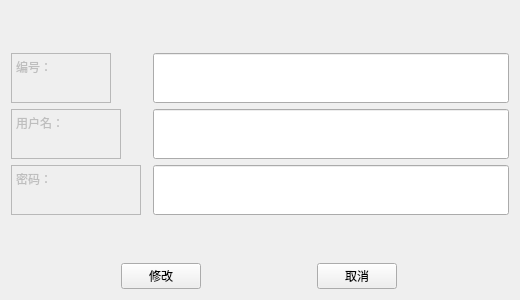
<?xml version="1.0" encoding="UTF-8"?>
<ui version="4.0">
 <class>PatientInfo</class>
 <widget class="QWidget" name="PatientInfo">
  <property name="windowModality">
   <enum>Qt::ApplicationModal</enum>
  </property>
  <property name="geometry">
   <rect>
    <x>0</x>
    <y>0</y>
    <width>520</width>
    <height>300</height>
   </rect>
  </property>
  <property name="minimumSize">
   <size>
    <width>520</width>
    <height>300</height>
   </size>
  </property>
  <property name="maximumSize">
   <size>
    <width>520</width>
    <height>300</height>
   </size>
  </property>
  <property name="windowTitle">
   <string>更新患者信息</string>
  </property>
  <layout class="QVBoxLayout" name="verticalLayout">
   <item>
    <layout class="QFormLayout" name="formLayout_2">
     <property name="fieldGrowthPolicy">
      <enum>QFormLayout::ExpandingFieldsGrow</enum>
     </property>
     <property name="labelAlignment">
      <set>Qt::AlignLeading|Qt::AlignLeft|Qt::AlignVCenter</set>
     </property>
     <property name="formAlignment">
      <set>Qt::AlignLeading|Qt::AlignLeft|Qt::AlignVCenter</set>
     </property>
     <property name="horizontalSpacing">
      <number>12</number>
     </property>
     <item row="0" column="0">
      <widget class="QTextEdit" name="textEdit">
       <property name="enabled">
        <bool>false</bool>
       </property>
       <property name="sizePolicy">
        <sizepolicy hsizetype="Expanding" vsizetype="Fixed">
         <horstretch>0</horstretch>
         <verstretch>0</verstretch>
        </sizepolicy>
       </property>
       <property name="minimumSize">
        <size>
         <width>100</width>
         <height>50</height>
        </size>
       </property>
       <property name="maximumSize">
        <size>
         <width>100</width>
         <height>50</height>
        </size>
       </property>
       <property name="html">
        <string>&lt;!DOCTYPE HTML PUBLIC &quot;-//W3C//DTD HTML 4.0//EN&quot; &quot;http://www.w3.org/TR/REC-html40/strict.dtd&quot;&gt;
&lt;html&gt;&lt;head&gt;&lt;meta name=&quot;qrichtext&quot; content=&quot;1&quot; /&gt;&lt;style type=&quot;text/css&quot;&gt;
p, li { white-space: pre-wrap; }
&lt;/style&gt;&lt;/head&gt;&lt;body style=&quot; font-family:'SimSun'; font-size:9pt; font-weight:400; font-style:normal;&quot;&gt;
&lt;p style=&quot; margin-top:0px; margin-bottom:0px; margin-left:0px; margin-right:0px; -qt-block-indent:0; text-indent:0px;&quot;&gt;编号：&lt;/p&gt;&lt;/body&gt;&lt;/html&gt;</string>
       </property>
      </widget>
     </item>
     <item row="0" column="1">
      <widget class="QLineEdit" name="noEdit">
       <property name="sizePolicy">
        <sizepolicy hsizetype="Expanding" vsizetype="Preferred">
         <horstretch>0</horstretch>
         <verstretch>0</verstretch>
        </sizepolicy>
       </property>
       <property name="minimumSize">
        <size>
         <width>0</width>
         <height>50</height>
        </size>
       </property>
       <property name="maximumSize">
        <size>
         <width>16777215</width>
         <height>50</height>
        </size>
       </property>
       <property name="palette">
        <palette>
         <active>
          <colorrole role="Text">
           <brush brushstyle="SolidPattern">
            <color alpha="255">
             <red>120</red>
             <green>120</green>
             <blue>120</blue>
            </color>
           </brush>
          </colorrole>
         </active>
         <inactive>
          <colorrole role="Text">
           <brush brushstyle="SolidPattern">
            <color alpha="255">
             <red>120</red>
             <green>120</green>
             <blue>120</blue>
            </color>
           </brush>
          </colorrole>
         </inactive>
         <disabled>
          <colorrole role="Text">
           <brush brushstyle="SolidPattern">
            <color alpha="255">
             <red>120</red>
             <green>120</green>
             <blue>120</blue>
            </color>
           </brush>
          </colorrole>
         </disabled>
        </palette>
       </property>
      </widget>
     </item>
     <item row="1" column="0">
      <widget class="QTextEdit" name="textEdit_3">
       <property name="enabled">
        <bool>false</bool>
       </property>
       <property name="sizePolicy">
        <sizepolicy hsizetype="Expanding" vsizetype="Fixed">
         <horstretch>0</horstretch>
         <verstretch>0</verstretch>
        </sizepolicy>
       </property>
       <property name="minimumSize">
        <size>
         <width>110</width>
         <height>50</height>
        </size>
       </property>
       <property name="maximumSize">
        <size>
         <width>110</width>
         <height>50</height>
        </size>
       </property>
       <property name="html">
        <string>&lt;!DOCTYPE HTML PUBLIC &quot;-//W3C//DTD HTML 4.0//EN&quot; &quot;http://www.w3.org/TR/REC-html40/strict.dtd&quot;&gt;
&lt;html&gt;&lt;head&gt;&lt;meta name=&quot;qrichtext&quot; content=&quot;1&quot; /&gt;&lt;style type=&quot;text/css&quot;&gt;
p, li { white-space: pre-wrap; }
&lt;/style&gt;&lt;/head&gt;&lt;body style=&quot; font-family:'SimSun'; font-size:9pt; font-weight:400; font-style:normal;&quot;&gt;
&lt;p style=&quot; margin-top:0px; margin-bottom:0px; margin-left:0px; margin-right:0px; -qt-block-indent:0; text-indent:0px;&quot;&gt;用户名：&lt;/p&gt;&lt;/body&gt;&lt;/html&gt;</string>
       </property>
      </widget>
     </item>
     <item row="1" column="1">
      <widget class="QLineEdit" name="usernameEdit">
       <property name="sizePolicy">
        <sizepolicy hsizetype="Expanding" vsizetype="Preferred">
         <horstretch>0</horstretch>
         <verstretch>0</verstretch>
        </sizepolicy>
       </property>
       <property name="minimumSize">
        <size>
         <width>0</width>
         <height>50</height>
        </size>
       </property>
       <property name="maximumSize">
        <size>
         <width>16777215</width>
         <height>50</height>
        </size>
       </property>
      </widget>
     </item>
     <item row="2" column="0">
      <widget class="QTextEdit" name="textEdit_4">
       <property name="enabled">
        <bool>false</bool>
       </property>
       <property name="sizePolicy">
        <sizepolicy hsizetype="Expanding" vsizetype="Fixed">
         <horstretch>0</horstretch>
         <verstretch>0</verstretch>
        </sizepolicy>
       </property>
       <property name="minimumSize">
        <size>
         <width>130</width>
         <height>50</height>
        </size>
       </property>
       <property name="maximumSize">
        <size>
         <width>130</width>
         <height>50</height>
        </size>
       </property>
       <property name="html">
        <string>&lt;!DOCTYPE HTML PUBLIC &quot;-//W3C//DTD HTML 4.0//EN&quot; &quot;http://www.w3.org/TR/REC-html40/strict.dtd&quot;&gt;
&lt;html&gt;&lt;head&gt;&lt;meta name=&quot;qrichtext&quot; content=&quot;1&quot; /&gt;&lt;style type=&quot;text/css&quot;&gt;
p, li { white-space: pre-wrap; }
&lt;/style&gt;&lt;/head&gt;&lt;body style=&quot; font-family:'SimSun'; font-size:9pt; font-weight:400; font-style:normal;&quot;&gt;
&lt;p style=&quot; margin-top:0px; margin-bottom:0px; margin-left:0px; margin-right:0px; -qt-block-indent:0; text-indent:0px;&quot;&gt;密码：&lt;/p&gt;&lt;/body&gt;&lt;/html&gt;</string>
       </property>
      </widget>
     </item>
     <item row="2" column="1">
      <widget class="QLineEdit" name="passwordEdit">
       <property name="sizePolicy">
        <sizepolicy hsizetype="Expanding" vsizetype="Preferred">
         <horstretch>0</horstretch>
         <verstretch>0</verstretch>
        </sizepolicy>
       </property>
       <property name="minimumSize">
        <size>
         <width>0</width>
         <height>50</height>
        </size>
       </property>
       <property name="maximumSize">
        <size>
         <width>16777215</width>
         <height>50</height>
        </size>
       </property>
      </widget>
     </item>
    </layout>
   </item>
   <item>
    <layout class="QHBoxLayout" name="horizontalLayout_8">
     <property name="sizeConstraint">
      <enum>QLayout::SetFixedSize</enum>
     </property>
     <item>
      <widget class="QPushButton" name="btn_update">
       <property name="sizePolicy">
        <sizepolicy hsizetype="Fixed" vsizetype="Fixed">
         <horstretch>0</horstretch>
         <verstretch>0</verstretch>
        </sizepolicy>
       </property>
       <property name="text">
        <string>修改</string>
       </property>
      </widget>
     </item>
     <item>
      <widget class="QPushButton" name="btn_quit">
       <property name="sizePolicy">
        <sizepolicy hsizetype="Fixed" vsizetype="Fixed">
         <horstretch>0</horstretch>
         <verstretch>0</verstretch>
        </sizepolicy>
       </property>
       <property name="text">
        <string>取消</string>
       </property>
      </widget>
     </item>
    </layout>
   </item>
  </layout>
 </widget>
 <resources/>
 <connections/>
</ui>
